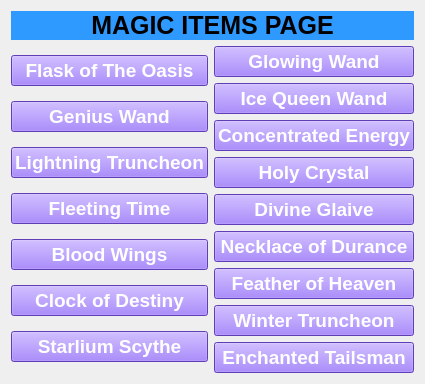
         <widget class="QWidget" name="magic_page">
          <layout class="QVBoxLayout" name="verticalLayout_13">
           <item>
            <widget class="QLabel" name="MagicItemTitle">
             <property name="maximumSize">
              <size>
               <width>10000</width>
               <height>120</height>
              </size>
             </property>
             <property name="font">
              <font>
               <pointsize>19</pointsize>
               <weight>75</weight>
               <bold>true</bold>
              </font>
             </property>
             <property name="styleSheet">
              <string notr="true">background-color: rgb(46, 154, 255);</string>
             </property>
             <property name="text">
              <string>MAGIC ITEMS PAGE</string>
             </property>
             <property name="alignment">
              <set>Qt::AlignCenter</set>
             </property>
            </widget>
           </item>
           <item>
            <layout class="QHBoxLayout" name="horizontalLayout_7">
             <item>
              <layout class="QVBoxLayout" name="verticalLayout_12">
               <item>
                <widget class="QPushButton" name="Flask_button">
                 <property name="font">
                  <font>
                   <pointsize>14</pointsize>
                   <weight>75</weight>
                   <bold>true</bold>
                  </font>
                 </property>
                 <property name="styleSheet">
                  <string notr="true">QPushButton:checked{
 background-color: rgb(146, 74, 255);
 color: #1F95EF;
 font-weight:bold;
}

QPushButton:hover{
 background-color: rgb(206, 121, 255);
}

QPushButton{
 background-color: rgb(135, 88, 255);
 color:white;
}
</string>
                 </property>
                 <property name="text">
                  <string>Flask of The Oasis</string>
                 </property>
                 <property name="icon">
                  <iconset resource="resources_items.qrc">
                   <normaloff>:/images/Flask_of_the_Oasis.webp</normaloff>:/images/Flask_of_the_Oasis.webp</iconset>
                 </property>
                 <property name="iconSize">
                  <size>
                   <width>40</width>
                   <height>40</height>
                  </size>
                 </property>
                 <property name="checkable">
                  <bool>true</bool>
                 </property>
                 <property name="autoExclusive">
                  <bool>true</bool>
                 </property>
                </widget>
               </item>
               <item>
                <widget class="QPushButton" name="Genius_button">
                 <property name="font">
                  <font>
                   <pointsize>14</pointsize>
                   <weight>75</weight>
                   <bold>true</bold>
                  </font>
                 </property>
                 <property name="styleSheet">
                  <string notr="true">QPushButton:checked{
 background-color: rgb(146, 74, 255);
 color: #1F95EF;
 font-weight:bold;
}

QPushButton:hover{
 background-color: rgb(206, 121, 255);
}

QPushButton{
 background-color: rgb(135, 88, 255);
 color:white;
}
</string>
                 </property>
                 <property name="text">
                  <string>Genius Wand</string>
                 </property>
                 <property name="checkable">
                  <bool>true</bool>
                 </property>
                 <property name="autoExclusive">
                  <bool>true</bool>
                 </property>
                </widget>
               </item>
               <item>
                <widget class="QPushButton" name="lightning_button">
                 <property name="font">
                  <font>
                   <pointsize>14</pointsize>
                   <weight>75</weight>
                   <bold>true</bold>
                  </font>
                 </property>
                 <property name="styleSheet">
                  <string notr="true">QPushButton:checked{
 background-color: rgb(146, 74, 255);
 color: #1F95EF;
 font-weight:bold;
}

QPushButton:hover{
 background-color: rgb(206, 121, 255);
}

QPushButton{
 background-color: rgb(135, 88, 255);
 color:white;
}
</string>
                 </property>
                 <property name="text">
                  <string>Lightning Truncheon</string>
                 </property>
                 <property name="checkable">
                  <bool>true</bool>
                 </property>
                 <property name="autoExclusive">
                  <bool>true</bool>
                 </property>
                </widget>
               </item>
               <item>
                <widget class="QPushButton" name="fleeting_button">
                 <property name="font">
                  <font>
                   <pointsize>14</pointsize>
                   <weight>75</weight>
                   <bold>true</bold>
                  </font>
                 </property>
                 <property name="styleSheet">
                  <string notr="true">QPushButton:checked{
 background-color: rgb(146, 74, 255);
 color: #1F95EF;
 font-weight:bold;
}

QPushButton:hover{
 background-color: rgb(206, 121, 255);
}

QPushButton{
 background-color: rgb(135, 88, 255);
 color:white;
}
</string>
                 </property>
                 <property name="text">
                  <string>Fleeting Time</string>
                 </property>
                 <property name="checkable">
                  <bool>true</bool>
                 </property>
                 <property name="autoExclusive">
                  <bool>true</bool>
                 </property>
                </widget>
               </item>
               <item>
                <widget class="QPushButton" name="BloodWings_button">
                 <property name="font">
                  <font>
                   <pointsize>14</pointsize>
                   <weight>75</weight>
                   <bold>true</bold>
                  </font>
                 </property>
                 <property name="styleSheet">
                  <string notr="true">QPushButton:checked{
 background-color: rgb(146, 74, 255);
 color: #1F95EF;
 font-weight:bold;
}

QPushButton:hover{
 background-color: rgb(206, 121, 255);
}

QPushButton{
 background-color: rgb(135, 88, 255);
 color:white;
}
</string>
                 </property>
                 <property name="text">
                  <string>Blood Wings</string>
                 </property>
                 <property name="checkable">
                  <bool>true</bool>
                 </property>
                 <property name="autoExclusive">
                  <bool>true</bool>
                 </property>
                </widget>
               </item>
               <item>
                <widget class="QPushButton" name="COD_button">
                 <property name="font">
                  <font>
                   <pointsize>14</pointsize>
                   <weight>75</weight>
                   <bold>true</bold>
                  </font>
                 </property>
                 <property name="styleSheet">
                  <string notr="true">QPushButton:checked{
 background-color: rgb(146, 74, 255);
 color: #1F95EF;
 font-weight:bold;
}

QPushButton:hover{
 background-color: rgb(206, 121, 255);
}

QPushButton{
 background-color: rgb(135, 88, 255);
 color:white;
}
</string>
                 </property>
                 <property name="text">
                  <string>Clock of Destiny</string>
                 </property>
                 <property name="checkable">
                  <bool>true</bool>
                 </property>
                 <property name="autoExclusive">
                  <bool>true</bool>
                 </property>
                </widget>
               </item>
               <item>
                <widget class="QPushButton" name="Starlium_button">
                 <property name="font">
                  <font>
                   <pointsize>14</pointsize>
                   <weight>75</weight>
                   <bold>true</bold>
                  </font>
                 </property>
                 <property name="styleSheet">
                  <string notr="true">QPushButton:checked{
 background-color: rgb(146, 74, 255);
 color: #1F95EF;
 font-weight:bold;
}

QPushButton:hover{
 background-color: rgb(206, 121, 255);
}

QPushButton{
 background-color: rgb(135, 88, 255);
 color:white;
}
</string>
                 </property>
                 <property name="text">
                  <string>Starlium Scythe</string>
                 </property>
                 <property name="checkable">
                  <bool>true</bool>
                 </property>
                 <property name="autoExclusive">
                  <bool>true</bool>
                 </property>
                </widget>
               </item>
              </layout>
             </item>
             <item>
              <layout class="QVBoxLayout" name="verticalLayout_11">
               <item>
                <widget class="QPushButton" name="Glowing_button">
                 <property name="font">
                  <font>
                   <pointsize>14</pointsize>
                   <weight>75</weight>
                   <bold>true</bold>
                  </font>
                 </property>
                 <property name="styleSheet">
                  <string notr="true">QPushButton:checked{
 background-color: rgb(146, 74, 255);
 color: #1F95EF;
 font-weight:bold;
}

QPushButton:hover{
 background-color: rgb(206, 121, 255);
}

QPushButton{
 background-color: rgb(135, 88, 255);
 color:white;
}
</string>
                 </property>
                 <property name="text">
                  <string>Glowing Wand</string>
                 </property>
                 <property name="checkable">
                  <bool>true</bool>
                 </property>
                 <property name="autoExclusive">
                  <bool>true</bool>
                 </property>
                </widget>
               </item>
               <item>
                <widget class="QPushButton" name="IceQueenWand_button">
                 <property name="font">
                  <font>
                   <pointsize>14</pointsize>
                   <weight>75</weight>
                   <bold>true</bold>
                  </font>
                 </property>
                 <property name="styleSheet">
                  <string notr="true">QPushButton:checked{
 background-color: rgb(146, 74, 255);
 color: #1F95EF;
 font-weight:bold;
}

QPushButton:hover{
 background-color: rgb(206, 121, 255);
}

QPushButton{
 background-color: rgb(135, 88, 255);
 color:white;
}
</string>
                 </property>
                 <property name="text">
                  <string>Ice Queen Wand</string>
                 </property>
                 <property name="checkable">
                  <bool>true</bool>
                 </property>
                 <property name="autoExclusive">
                  <bool>true</bool>
                 </property>
                </widget>
               </item>
               <item>
                <widget class="QPushButton" name="Concentrated_button">
                 <property name="font">
                  <font>
                   <pointsize>14</pointsize>
                   <weight>75</weight>
                   <bold>true</bold>
                  </font>
                 </property>
                 <property name="styleSheet">
                  <string notr="true">QPushButton:checked{
 background-color: rgb(146, 74, 255);
 color: #1F95EF;
 font-weight:bold;
}

QPushButton:hover{
 background-color: rgb(206, 121, 255);
}

QPushButton{
 background-color: rgb(135, 88, 255);
 color:white;
}
</string>
                 </property>
                 <property name="text">
                  <string>Concentrated Energy</string>
                 </property>
                 <property name="checkable">
                  <bool>true</bool>
                 </property>
                 <property name="autoExclusive">
                  <bool>true</bool>
                 </property>
                </widget>
               </item>
               <item>
                <widget class="QPushButton" name="Holy_button">
                 <property name="font">
                  <font>
                   <pointsize>14</pointsize>
                   <weight>75</weight>
                   <bold>true</bold>
                  </font>
                 </property>
                 <property name="styleSheet">
                  <string notr="true">QPushButton:checked{
 background-color: rgb(146, 74, 255);
 color: #1F95EF;
 font-weight:bold;
}

QPushButton:hover{
 background-color: rgb(206, 121, 255);
}

QPushButton{
 background-color: rgb(135, 88, 255);
 color:white;
}
</string>
                 </property>
                 <property name="text">
                  <string>Holy Crystal</string>
                 </property>
                 <property name="checkable">
                  <bool>true</bool>
                 </property>
                 <property name="autoExclusive">
                  <bool>true</bool>
                 </property>
                </widget>
               </item>
               <item>
                <widget class="QPushButton" name="Divine_button">
                 <property name="font">
                  <font>
                   <pointsize>14</pointsize>
                   <weight>75</weight>
                   <bold>true</bold>
                  </font>
                 </property>
                 <property name="styleSheet">
                  <string notr="true">QPushButton:checked{
 background-color: rgb(146, 74, 255);
 color: #1F95EF;
 font-weight:bold;
}

QPushButton:hover{
 background-color: rgb(206, 121, 255);
}

QPushButton{
 background-color: rgb(135, 88, 255);
 color:white;
}
</string>
                 </property>
                 <property name="text">
                  <string>Divine Glaive</string>
                 </property>
                 <property name="checkable">
                  <bool>true</bool>
                 </property>
                 <property name="autoExclusive">
                  <bool>true</bool>
                 </property>
                </widget>
               </item>
               <item>
                <widget class="QPushButton" name="NOD_button">
                 <property name="font">
                  <font>
                   <pointsize>14</pointsize>
                   <weight>75</weight>
                   <bold>true</bold>
                  </font>
                 </property>
                 <property name="styleSheet">
                  <string notr="true">QPushButton:checked{
 background-color: rgb(146, 74, 255);
 color: #1F95EF;
 font-weight:bold;
}

QPushButton:hover{
 background-color: rgb(206, 121, 255);
}

QPushButton{
 background-color: rgb(135, 88, 255);
 color:white;
}
</string>
                 </property>
                 <property name="text">
                  <string>Necklace of Durance</string>
                 </property>
                 <property name="checkable">
                  <bool>true</bool>
                 </property>
                 <property name="autoExclusive">
                  <bool>true</bool>
                 </property>
                </widget>
               </item>
               <item>
                <widget class="QPushButton" name="Feather_button">
                 <property name="font">
                  <font>
                   <pointsize>14</pointsize>
                   <weight>75</weight>
                   <bold>true</bold>
                  </font>
                 </property>
                 <property name="styleSheet">
                  <string notr="true">QPushButton:checked{
 background-color: rgb(146, 74, 255);
 color: #1F95EF;
 font-weight:bold;
}

QPushButton:hover{
 background-color: rgb(206, 121, 255);
}

QPushButton{
 background-color: rgb(135, 88, 255);
 color:white;
}
</string>
                 </property>
                 <property name="text">
                  <string>Feather of Heaven</string>
                 </property>
                 <property name="checkable">
                  <bool>true</bool>
                 </property>
                 <property name="autoExclusive">
                  <bool>true</bool>
                 </property>
                </widget>
               </item>
               <item>
                <widget class="QPushButton" name="Winter_button">
                 <property name="font">
                  <font>
                   <pointsize>14</pointsize>
                   <weight>75</weight>
                   <bold>true</bold>
                  </font>
                 </property>
                 <property name="styleSheet">
                  <string notr="true">QPushButton:checked{
 background-color: rgb(146, 74, 255);
 color: #1F95EF;
 font-weight:bold;
}

QPushButton:hover{
 background-color: rgb(206, 121, 255);
}

QPushButton{
 background-color: rgb(135, 88, 255);
 color:white;
}
</string>
                 </property>
                 <property name="text">
                  <string>Winter Truncheon</string>
                 </property>
                 <property name="checkable">
                  <bool>true</bool>
                 </property>
                 <property name="autoExclusive">
                  <bool>true</bool>
                 </property>
                </widget>
               </item>
               <item>
                <widget class="QPushButton" name="Enchanted_button">
                 <property name="font">
                  <font>
                   <pointsize>14</pointsize>
                   <weight>75</weight>
                   <bold>true</bold>
                  </font>
                 </property>
                 <property name="styleSheet">
                  <string notr="true">QPushButton:checked{
 background-color: rgb(146, 74, 255);
 color: #1F95EF;
 font-weight:bold;
}

QPushButton:hover{
 background-color: rgb(206, 121, 255);
}

QPushButton{
 background-color: rgb(135, 88, 255);
 color:white;
}
</string>
                 </property>
                 <property name="text">
                  <string>Enchanted Tailsman</string>
                 </property>
                 <property name="checkable">
                  <bool>true</bool>
                 </property>
                 <property name="autoExclusive">
                  <bool>true</bool>
                 </property>
                </widget>
               </item>
              </layout>
             </item>
            </layout>
           </item>
          </layout>
         </widget>
